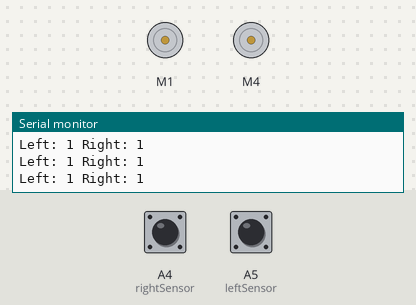
A sketch run on a simulated Arduino Uno, built with avr-gcc and run on an emulated ATmega328P. On the bench: 2 × DC motor (green arrow = forward, orange = backward, longer = faster), the last lines printed to the serial monitor. The test bench sets the inputs (shaded band); at power-on: A4 (rightSensor) HIGH, A5 (leftSensor) HIGH.

Above: at 1.2 s.
1.3 s: A4 (rightSensor) driven LOW
At 2.4 s:
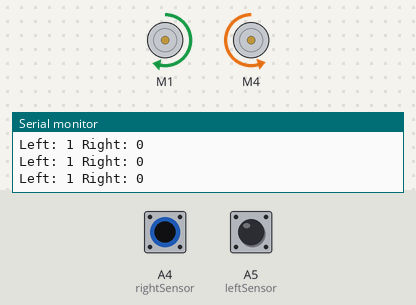
2.8 s: A5 (leftSensor) driven LOW
At 3.8 s:
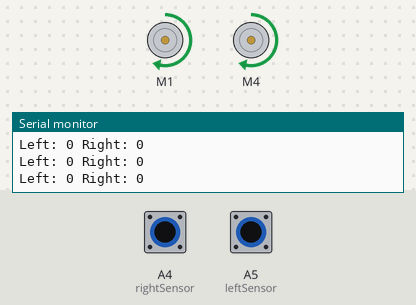
4.4 s: A4 (rightSensor) driven HIGH
At 5.6 s:
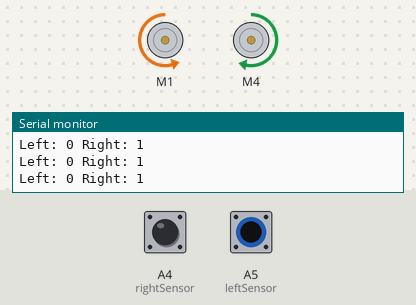
5.9 s: A5 (leftSensor) driven HIGH
At 6.9 s:
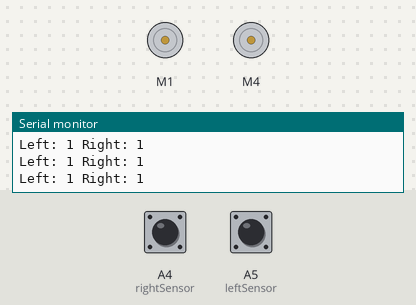
8.9 s: A4 (rightSensor) pulsed LOW 2 times (0.12 s each, 0.3 s apart)
At 9.01 s:
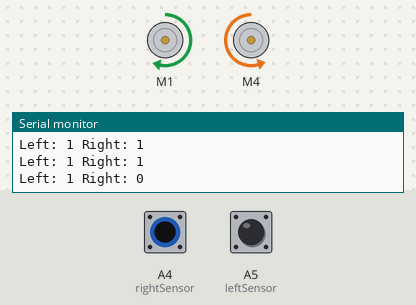
12.5 s: A5 (leftSensor) pulsed LOW 5 times (0.12 s each, 0.3 s apart)
At 15.0 s:
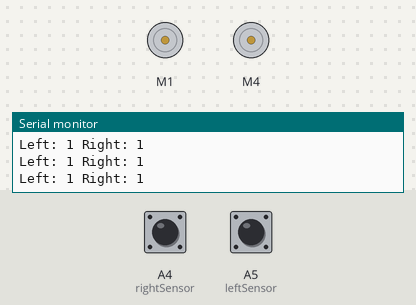
Timing chart, 0 to 16.5 s (numbered marks = the images above; inputs shaded):
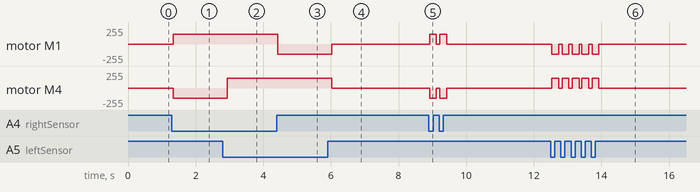

The sketch:

main.ino
```cpp
#include <AFMotor.h>  // Library for L293D Motor Shield

// Define Motors using the Library
AF_DCMotor leftMotor(1);  // Left motor connected to M1
AF_DCMotor rightMotor(4); // Right motor connected to M2

// IR Sensor Pins
#define leftSensor A5
#define rightSensor A4

// Define constant speed
const int MOTOR_SPEED = 150;
const int TURN_SPEED = -100;

void setup() {
    // Set up sensorsS
    pinMode(leftSensor, INPUT);
    pinMode(rightSensor, INPUT);

    Serial.begin(9600); // For debugging
}

void loop() {
    int leftValue = digitalRead(leftSensor);  // Read Left Sensor
    int rightValue = digitalRead(rightSensor); // Read Right Sensor

    Serial.print("Left: ");
    Serial.print(leftValue);
    Serial.print(" Right: ");
    Serial.println(rightValue);

    // Robot movement logic
    if (leftValue == 0 && rightValue == 0) {
        moveForward(MOTOR_SPEED);  // Both sensors on white, move forward
    }
    else if (leftValue == 1 && rightValue == 0) {
        turnRight(MOTOR_SPEED, TURN_SPEED);  // Left sensor on black, turn right
    }
    else if (leftValue == 0 && rightValue == 1) {
        turnLeft(MOTOR_SPEED, TURN_SPEED);  // Right sensor on black, turn left
    }
    else {
        stopMotors();  // Both sensors on black, stop
    }
}

// Move Forward
void moveForward(int speed) {
    leftMotor.setSpeed(speed);
    rightMotor.setSpeed(speed);
    leftMotor.run(FORWARD);
    rightMotor.run(FORWARD);
}

// Turn Left
void turnLeft(int speed, int turnSpeed) {
    leftMotor.setSpeed(turnSpeed); // Reduce speed for smoother turning
    rightMotor.setSpeed(speed);
    leftMotor.run(BACKWARD); // Move left wheel slightly backward for better turning
    rightMotor.run(FORWARD);
    delay(200); // Short delay for controlled turn
}

// Turn Right
void turnRight(int speed, int turnSpeed) {
    leftMotor.setSpeed(speed);
    rightMotor.setSpeed(turnSpeed); // Reduce speed for smoother turning
    leftMotor.run(FORWARD);
    rightMotor.run(BACKWARD); // Move right wheel slightly backward for better turning
    delay(200); // Short delay for controlled turn
}

// Stop Motors
void stopMotors() {
    leftMotor.setSpeed(0);
    rightMotor.setSpeed(0);
    leftMotor.run(RELEASE);
    rightMotor.run(RELEASE);
}
```

Measured:
- after the input at 1.3 s, motor M1: stopped → forward 150/255 at once; motor M4: stopped → backward 156/255 at once
- after the input at 2.8 s, motor M4: backward 156/255 → forward 150/255 after 0.14 s
- after the input at 4.4 s, motor M1: forward 150/255 → backward 156/255 at once
- after the input at 5.9 s, motor M1: backward 156/255 → stopped after 0.13 s; motor M4: forward 150/255 → stopped after 0.13 s
- after the input at 8.9 s, motor M1: alternates forward 150/255 for 0.20 s and stopped for 0.10 s, 4 changes in all, then stays stopped, starting at once; motor M4: alternates backward 156/255 for 0.20 s and stopped for 0.10 s, 4 changes in all, then stays stopped, starting at once
- after the input at 12.5 s, motor M1: alternates backward 156/255 for 0.20 s and stopped for 0.10 s, 10 changes in all, then stays stopped, starting at once; motor M4: alternates forward 150/255 for 0.20 s and stopped for 0.10 s, 10 changes in all, then stays stopped, starting at once
